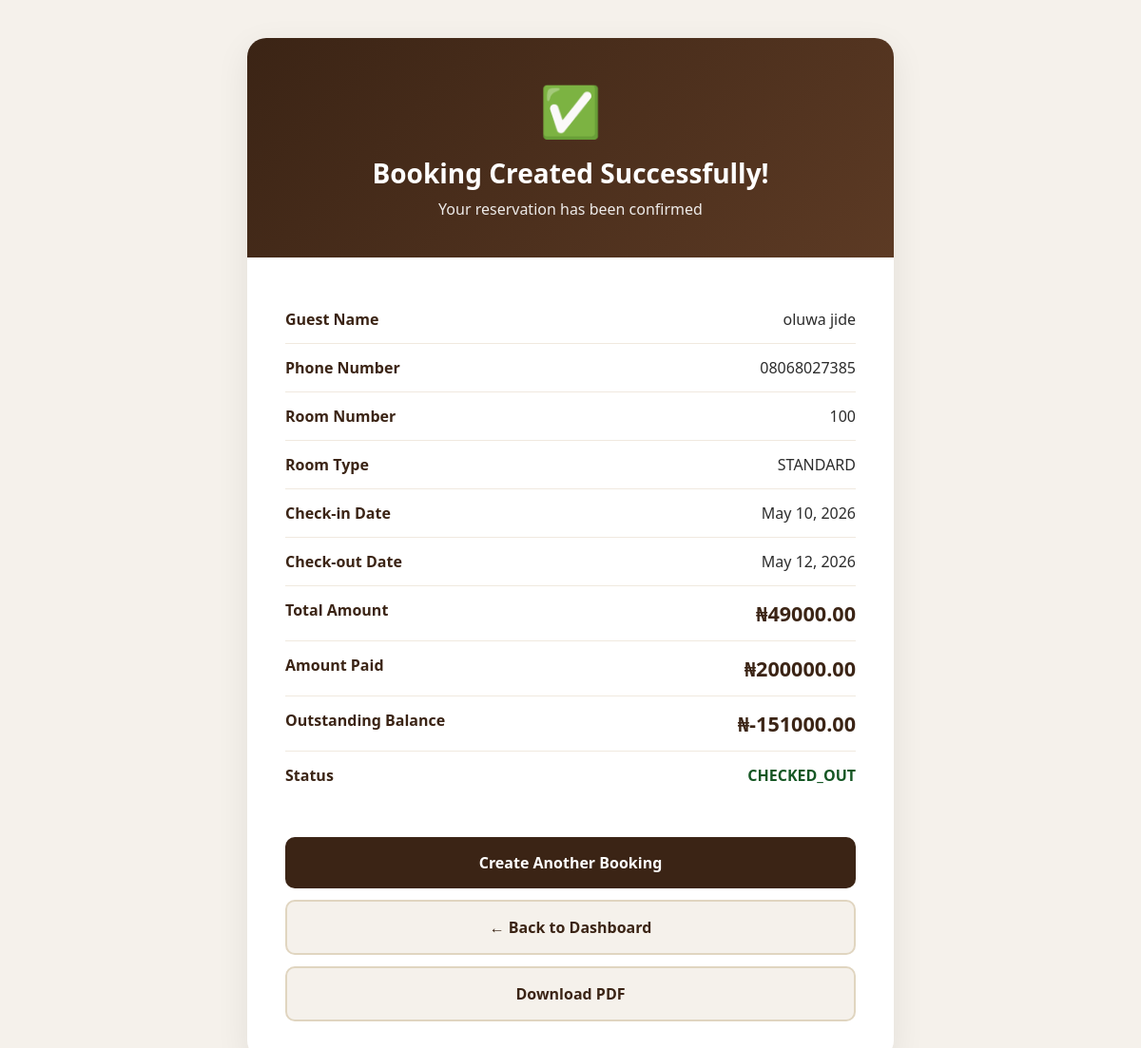
The page /reception/bookings/2/ (signed in) on the database its author committed.
### reception/models.py (models this page shows, shortened)
class Booking(models.Model):
    BOOKING_STATUS_CHOICES = [
        ('PENDING', 'Pending'),
        ('CONFIRMED', 'Confirmed'),
        ('CHECKED_IN', 'Checked In'),
        ('CHECKED_OUT', 'Checked Out'),
        ('CANCELLED', 'Cancelled'),
    ]
    guest = models.ForeignKey(Guest, on_delete=models.CASCADE, related_name='bookings')
    room = models.ForeignKey(Room, on_delete=models.SET_NULL, null=True, related_name='bookings')
    booked_by = models.ForeignKey(
        settings.AUTH_USER_MODEL,
        on_delete=models.SET_NULL,
        null=True,
        related_name='bookings_created'
    )
    check_in_date = models.DateField()
    check_out_date = models.DateField()
    number_of_guests = models.PositiveIntegerField(default=1)
    status = models.CharField(max_length=20, choices=BOOKING_STATUS_CHOICES, default='PENDING')
    total_amount = models.DecimalField(max_digits=12, decimal_places=2, default=0)
    amount_paid = models.DecimalField(max_digits=12, decimal_places=2, default=0)
    note = models.TextField(blank=True)
    created_at = models.DateTimeField(auto_now_add=True)
    def balance(self):
        return self.total_amount - self.amount_paid

class Guest(models.Model):
    GENDER_CHOICES = [
        ('MALE', 'Male'),
        ('FEMALE', 'Female'),
        ('OTHER', 'Other'),
    ]
    full_name = models.CharField(max_length=150)
    phone = models.CharField(max_length=20)
    email = models.EmailField(blank=True)
    gender = models.CharField(max_length=10, choices=GENDER_CHOICES, blank=True)
    address = models.TextField(blank=True)
    id_type = models.CharField(max_length=100, blank=True)
    id_number = models.CharField(max_length=100, blank=True)
    created_at = models.DateTimeField(auto_now_add=True)

class Room(models.Model):
    ROOM_TYPE_CHOICES = [
        ('STANDARD', 'Standard'),
        ('DELUXE', 'Deluxe'),
        ('EXECUTIVE', 'Executive'),
        ('SUITE', 'Suite'),
    ]
    ROOM_STATUS_CHOICES = [
        ('AVAILABLE', 'Available'),
        ('OCCUPIED', 'Occupied'),
        ('RESERVED', 'Reserved'),
        ('DIRTY', 'Dirty'),
        ('MAINTENANCE', 'Maintenance'),
    ]
    room_number = models.CharField(max_length=20, unique=True)
    room_type = models.CharField(max_length=30, choices=ROOM_TYPE_CHOICES)
    price_per_night = models.DecimalField(max_digits=12, decimal_places=2)
    status = models.CharField(max_length=20, choices=ROOM_STATUS_CHOICES, default='AVAILABLE')
    description = models.TextField(blank=True)

### reception/views.py (the view)
# urls.py: path('bookings/<int:booking_id>/', views.booking_detail, name='booking_detail'),
@login_required
def booking_detail(request, booking_id):
    booking = Booking.objects.select_related('guest', 'room', 'booked_by').get(id=booking_id)
    return render(request, 'reception/booking_detail.html', {
        'booking': booking
    })

### templates/reception/booking_detail.html (shortened to what this page needs)
<!DOCTYPE html>
<html lang="en">
<head>
</head>
<body>
    <div class="container">
        <div class="success-header">
            <div class="success-icon">✅</div>
            <h1>Booking Created Successfully!</h1>
            <p>Your reservation has been confirmed</p>
        </div>
        <div class="details">
            <div class="detail-row">
                <div class="detail-label">Guest Name</div>
                <div class="detail-value">{{ booking.guest.full_name }}</div>
            </div>
            <div class="detail-row">
                <div class="detail-label">Phone Number</div>
                <div class="detail-value">{{ booking.guest.phone }}</div>
            </div>
            <div class="detail-row">
                <div class="detail-label">Room Number</div>
                <div class="detail-value">{{ booking.room.room_number }}</div>
            </div>
            <div class="detail-row">
                <div class="detail-label">Room Type</div>
                <div class="detail-value">{{ booking.room.room_type }}</div>
            </div>
            <div class="detail-row">
                <div class="detail-label">Check-in Date</div>
                <div class="detail-value">{{ booking.check_in_date }}</div>
            </div>
            <div class="detail-row">
                <div class="detail-label">Check-out Date</div>
                <div class="detail-value">{{ booking.check_out_date }}</div>
            </div>
            <div class="detail-row">
                <div class="detail-label">Total Amount</div>
                <div class="detail-value amount">₦{{ booking.total_amount }}</div>
            </div>
            <div class="detail-row">
                <div class="detail-label">Amount Paid</div>
                <div class="detail-value amount">₦{{ booking.amount_paid }}</div>
            </div>
            <div class="detail-row">
                <div class="detail-label">Outstanding Balance</div>
                <div class="detail-value amount">₦{{ booking.balance }}</div>
            </div>
            <div class="detail-row">
                <div class="detail-label">Status</div>
                <div class="detail-value">
                    <strong style="color: #155724;">{{ booking.status }}</strong>
                </div>
            </div>
        </div>
        <div class="actions">
            <a href="{% url 'reception:create_booking' %}" class="btn btn-primary">
                Create Another Booking
            </a>
            <a href="{% url 'reception:dashboard' %}" class="btn btn-secondary">
                ← Back to Dashboard
            </a>
            <a href="{% url 'reception:download_booking_pdf' booking.id %}" class="btn btn-secondary">
                Download PDF
            </a>
        </div>
    </div>
</body>
</html>

### templates/reception/booking_detail.html (style rules this page uses)
* { margin: 0; padding: 0; box-sizing: border-box; }
body { font-family: "Segoe UI", Arial, sans-serif; background: #f5f1eb; color: #2c2c2c; padding: 40px 20px; min-height: 100vh; }
.container { max-width: 680px; margin: 0 auto; background: white; border-radius: 20px; box-shadow: 0 10px 35px rgba(0, 0, 0, 0.08); overflow: hidden; }
.success-header { background: linear-gradient(135deg, #3b2415, #5c3a24); color: white; text-align: center; padding: 40px 20px; }
.success-icon { font-size: 52px; margin-bottom: 12px; }
.success-header h1 { font-size: 28px; margin-bottom: 8px; }
.success-header p { opacity: 0.9; font-size: 16px; }
.details { padding: 40px; }
.detail-row { display: flex; justify-content: space-between; padding: 14px 0; border-bottom: 1px solid #f0e9df; }
.detail-row:last-child { border-bottom: none; }
.detail-label { font-weight: 600; color: #3b2415; width: 45%; }
.detail-value { color: #2c2c2c; font-weight: 500; text-align: right; }
.amount { font-size: 1.35rem; font-weight: 700; color: #3b2415; }
.actions { padding: 0 40px 40px; display: flex; flex-direction: column; gap: 12px; }
.btn { padding: 16px; text-align: center; text-decoration: none; font-weight: 600; border-radius: 10px; font-size: 16px; transition: all 0.3s ease; }
.btn-primary { background: #3b2415; color: white; }
.btn-secondary { background: #f5f1eb; color: #3b2415; border: 2px solid #e0d5c0; }

### rows shown on the page
Booking: guest.full_name "oluwa jide", guest.phone "08068027385", room.room_number "100", room.room_type "STANDARD", check_in_date "May 10, 2026", check_out_date "May 12, 2026", total_amount "49000.00", amount_paid "200000.00", balance "-151000.00", status "CHECKED_OUT"
